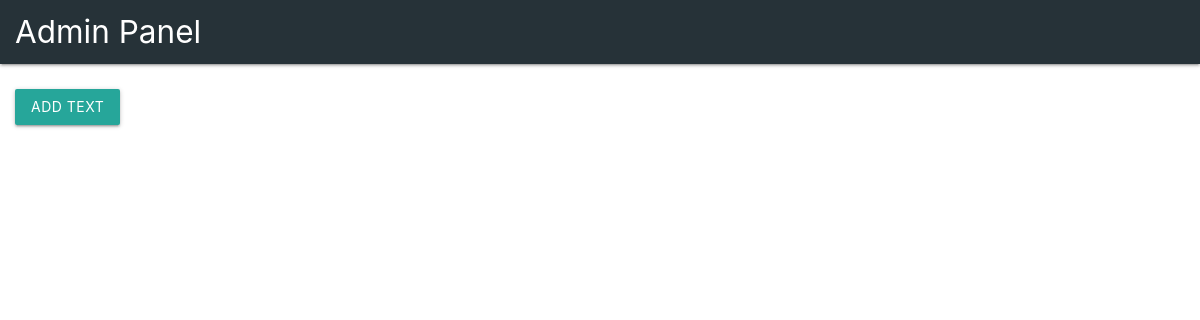
Page /lift-admin/carousel-text/ on the earlier database version.
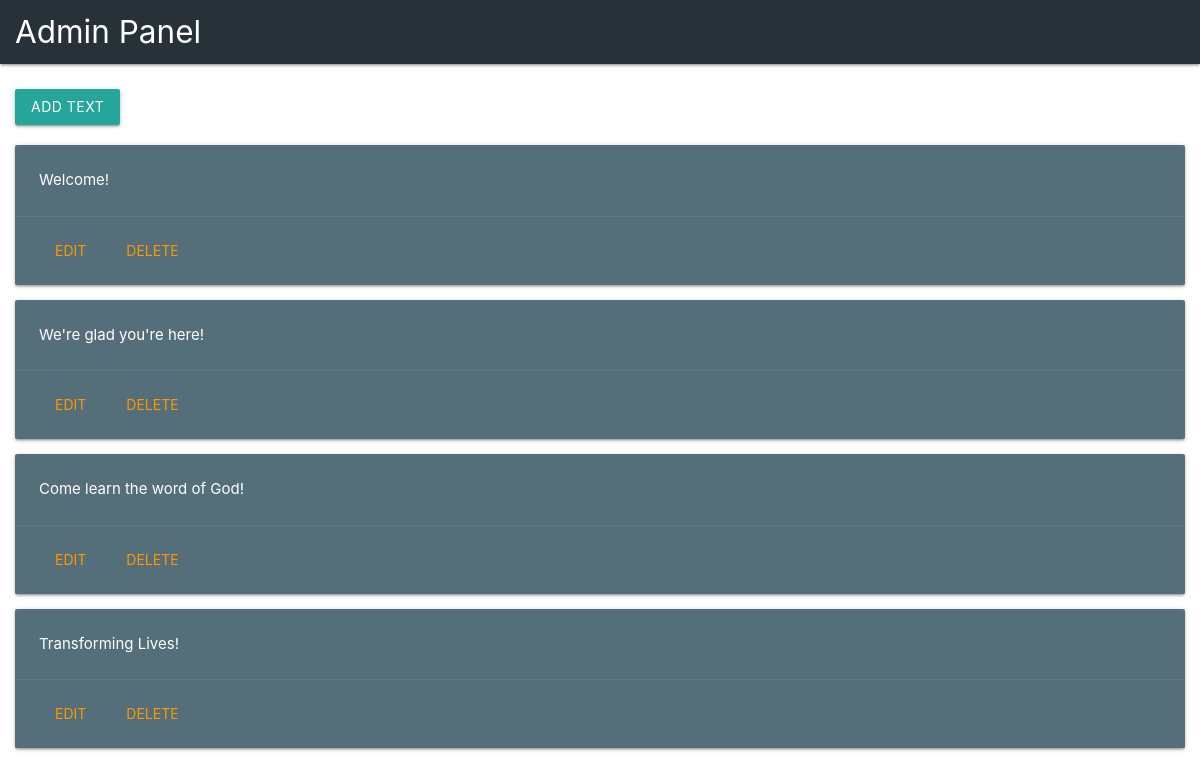
Same page on the later database version.
### liftblog/models.py (models this page shows, shortened)
class HomeCarouselText(models.Model):
    text = models.CharField(max_length=50)

### liftblog/views.py (the view)
# urls.py: path('lift-admin/carousel-text/', views.allCarouselText, name="Carousel Text"),
def allCarouselText(request):
    text = HomeCarouselText.objects.all()
    context = {
        "title": "Carousel Text",
        "text": text
    }
    return render(request, "admin_text.html", context)

### liftblog/templates/admin_text.html (shortened to what this page needs)
{% extends 'admin_master.html' %}
{% block admin_block %}
    <div class="center-box">
        <div class="row">
            <a href="add-text/" class="waves-effect waves-light btn">Add Text</a>
        </div>
        {% for t in text %}
            <div class="col s12 m6 l6">
                <div class="card blue-grey darken-1">
                    <div class="card-content white-text">
                        <p>{{ t.text }}</p>
                    </div>
                    <div class="card-action" style="display: flex;">
                        <a class="waves-effect waves-teal btn-flat orange-text" href="{{ t.id }}/edit/">Edit</a>
                        <form action="{{ t.id }}/delete/" method="POST">
                            <button class="waves-effect waves-teal btn-flat orange-text" style="margin: 0; padding: 0;" type="submit">Delete</button>
                        </form>
                    </div>
                </div>
            </div>
        {% endfor %}
    </div>
{% endblock %}

### liftblog/templates/admin_master.html (shortened to what this page needs)
<!DOCTYPE html>
<html lang="en">
<head>
    {% load static %}
    <link rel="stylesheet" href="https://cdnjs.cloudflare.com/ajax/libs/materialize/1.0.0/css/materialize.min.css">
    <link rel="stylesheet" href="{% static 'admin-styles.css' %}" />
</head>
<body>
    <nav>
        <div class="nav-wrapper" style="padding: 0 15px;">
            <a href="/lift-admin/" class="brand-logo">Admin Panel</a>
        </div>
    </nav>
    {% block admin_block %}{% endblock %}
</body>
</html>

### liftblog/static/admin-styles.css (style rules this page uses)
html, body { padding: 0; margin: 0; }
nav { background-color: #263238; }
.center-box { max-width: 1170px; margin: 25px auto 0 auto; }

Differences in the rows shown:
added HomeCarouselText: text "Welcome!"
added HomeCarouselText: text "We're glad you're here!"
added HomeCarouselText: text "Come learn the word of God!"
added HomeCarouselText: text "Transforming Lives!"
